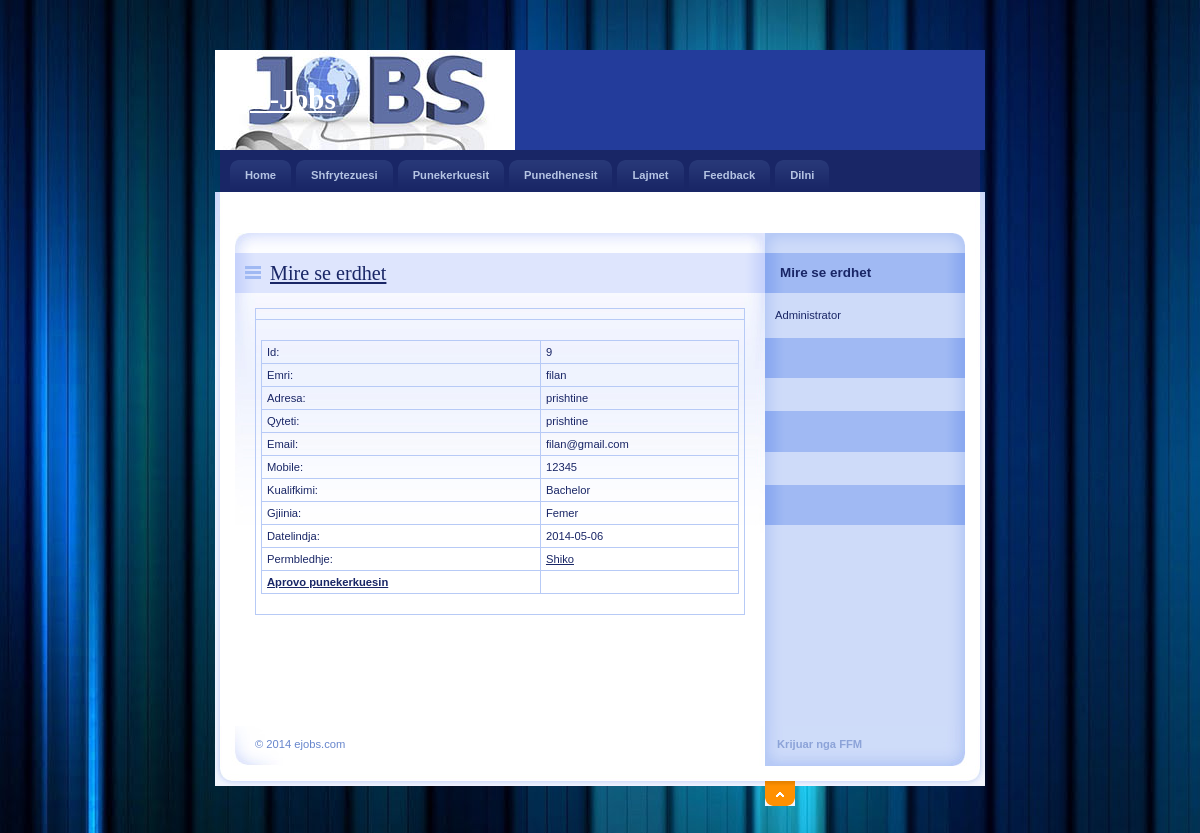
The page /Admin/DetajPun.php?JobId=9 on the database its author committed.
### tables this page shows
CREATE TABLE IF NOT EXISTS `punekerkuesit` (
  `KerkoPunId` int(11) NOT NULL AUTO_INCREMENT,
  `PunkerkuesEmri` varchar(20) NOT NULL,
  `Adresa` varchar(100) NOT NULL,
  `Qyteti` varchar(20) NOT NULL,
  `Email` varchar(40) NOT NULL,
  `Telefoni` bigint(20) NOT NULL,
  `Kualifikimi` varchar(20) NOT NULL,
  `Gjinia` varchar(10) NOT NULL,
  `Datelindja` date NOT NULL,
  `Permbledhje` varchar(200) NOT NULL,
  `Status` varchar(10) NOT NULL,
  `UserName` varchar(20) NOT NULL,
  `Password` varchar(20) NOT NULL,
  `Pyetja` varchar(100) NOT NULL,
  `Pergjigjja` varchar(50) NOT NULL,
  PRIMARY KEY (`KerkoPunId`),
  KEY `JobSeekId` (`KerkoPunId`)
);

### Admin/DetajPun.php (the view, shortened to what this page needs)
<html>
<head>
    <link rel="stylesheet" media="screen,projection" type="text/css" href="./css/main.css" />
</head>
<body id="www-url-cz">
<div id="main" class="box">
<?php
include "Header.php"
?>
<?php
include "Menyja.php"
?>
    <div id="page" class="box">
    <div id="page-in" class="box">
        <div id="strip" class="box noprint">
            <p id="breadcrumbs">&nbsp;</p>
        </div>
        <div id="content">
            <div class="article">
                <h2><span><a href="#">Mire se erdhet</a></span></h2>
                <table width="100%" border="0" cellspacing="0" cellpadding="0">
                  <tr>
                    <td></td>
                  </tr>
                  <tr>
                    <td>
                    <?php
$ID=$_GET['JobId'];
$con = mysql_connect ("localhost","root","123456");
$sql = "select * from punekerkuesit where KerkoPunId='".$ID."'  ";
$result = mysql_query($sql,$con);
$row = mysql_fetch_array($result)
?>
                <table width="100%" border="1" cellspacing="2" cellpadding="2">
                 <tr>
                    <td>Id:</td>
                    <td><?php echo $row['KerkoPunId'];?></td>
                  </tr>
                  <tr>
                    <td>Emri:</td>
                    <td><?php echo $row['PunkerkuesEmri'];?></td>
                  </tr>
                  <tr>
                    <td>Adresa:</td>
                    <td><?php echo $row['Adresa'];?></td>
                  </tr>
                  <tr>
                    <td>Qyteti:</td>
                    <td><?php echo $row['Qyteti'];?></td>
                  </tr>
                  <tr>
                    <td>Email:</td>
                    <td><?php echo $row['Email'];?></td>
                  </tr>
                  <tr>
                    <td>Mobile:</td>
                    <td><?php echo $row['Telefoni'];?></td>
                  </tr>
                  <tr>
                    <td>Kualifkimi:</td>
                    <td><?php echo $row['Kualifikimi'];?></td>
                  </tr>
                  <tr>
                    <td>Gjiinia:</td>
                    <td><?php echo $row['Gjinia'];?></td>
                  </tr>
                  <tr>
                    <td>Datelindja:</td>
                    <td><?php echo $row['Datelindja'];?></td>
                  </tr>
                  <tr>
                    <td>Permbledhje:</td>
                    <td><a href="../upload/<?php echo $row['Permbledhje'];?>" target="_blank">Shiko</a></td>
                  </tr>
                  <tr>
                    <td><strong><a href="AprovoPun.php?JobId=<?php echo $row['KerkoPunId'];?>">Aprovo punekerkuesin</a></strong></td>
                    <td></td>
                  </tr>
                </table>
                    </td>
                  </tr>
                </table>
                <p>&nbsp;</p>
              <p class="btn-more box noprint">&nbsp;</p>
          </div>
        </div>
<?php
include "Aside.php"
?>
    </div>
    </div>
<?php
include "footer.php"
?>
</div>
</body>
</html>

### Admin/css/main.css (style rules this page uses)
* { min-height:1px; }
body { border:0; margin:0; padding:0; background:#233C9B url("../design/3.jpg"); font:70%/160% "verdana",sans-serif; color:#192666; _text-align:center; }
a { color:#192666; }
p { border:0; margin:15px 0; padding:0; }
div { display:block; border:0; margin:0; padding:0; }
h1, h2, h3, h4, h5 { border:0; margin:15px 0 10px 0; padding:0; font-weight:bold; }
h2 { font-size:180%; line-height:100%; font-family:"georgia",serif; font-weight:normal; }
table { display:table; border-collapse:collapse; margin:15px 0; padding:0; border:1px solid #B7CAF6; font-size:100%; }
tr { display:table-row; }
th, td { display: table-cell; border:1px solid #B7CAF6; margin:0; padding:5px; vertical-align:top; text-align:left; }
a, img, span { border:0; margin:0; padding:0; }
strong, .strong { font-weight:bold; }
.box { min-height:1px; _height:1px; }
.box:after { content:"."; display:block; line-height:0px; font-size:0px; visibility:hidden; clear:both; }
#main { width:770px; margin:50px auto 0 auto; _text-align:left; }
#page { width:770px; min-height:1px; background:#FFF url("../design/bg_page.gif") 0 0 repeat-y; _height:1px; }
#page-in { min-height:1px; padding:10px 0; background:url("../design/bg_page_in.jpg") 0 0 no-repeat; _height:1px; }
#strip { position:relative; clear:both; padding:3px 20px 10px 20px; color:#6182D1; }
#strip p { margin:0; }
#strip #breadcrumbs { width:520px; margin:0; padding:0; }
#content { float:left; width:530px; _width:550px; margin:0; padding:0 0 0 20px; }
#content .article { clear:both; margin:0; padding:20px; background:url("../design/content_article_bg.jpg") 0 0 no-repeat; }
#content .article h2 { margin:0 -20px; padding:10px; background:#DEE5FD url("../design/content_title_bg.gif") 0 0 repeat-y; color:#192666; }
#content .article h2 span { background:url("../design/ico_list.gif") 0 50% no-repeat; padding-left:25px; }
#content .article p { text-align:justify; }
#content .btn-more { margin:0 0 15px 0; padding:0; border:0; position:relative; }

### rows shown on the page
punekerkuesit: KerkoPunId "9", PunkerkuesEmri "filan", Adresa "prishtine", Qyteti "prishtine", Email "filan@gmail.com", Telefoni "12345", Kualifikimi "Bachelor", Gjinia "Femer", Datelindja "2014-05-06"
